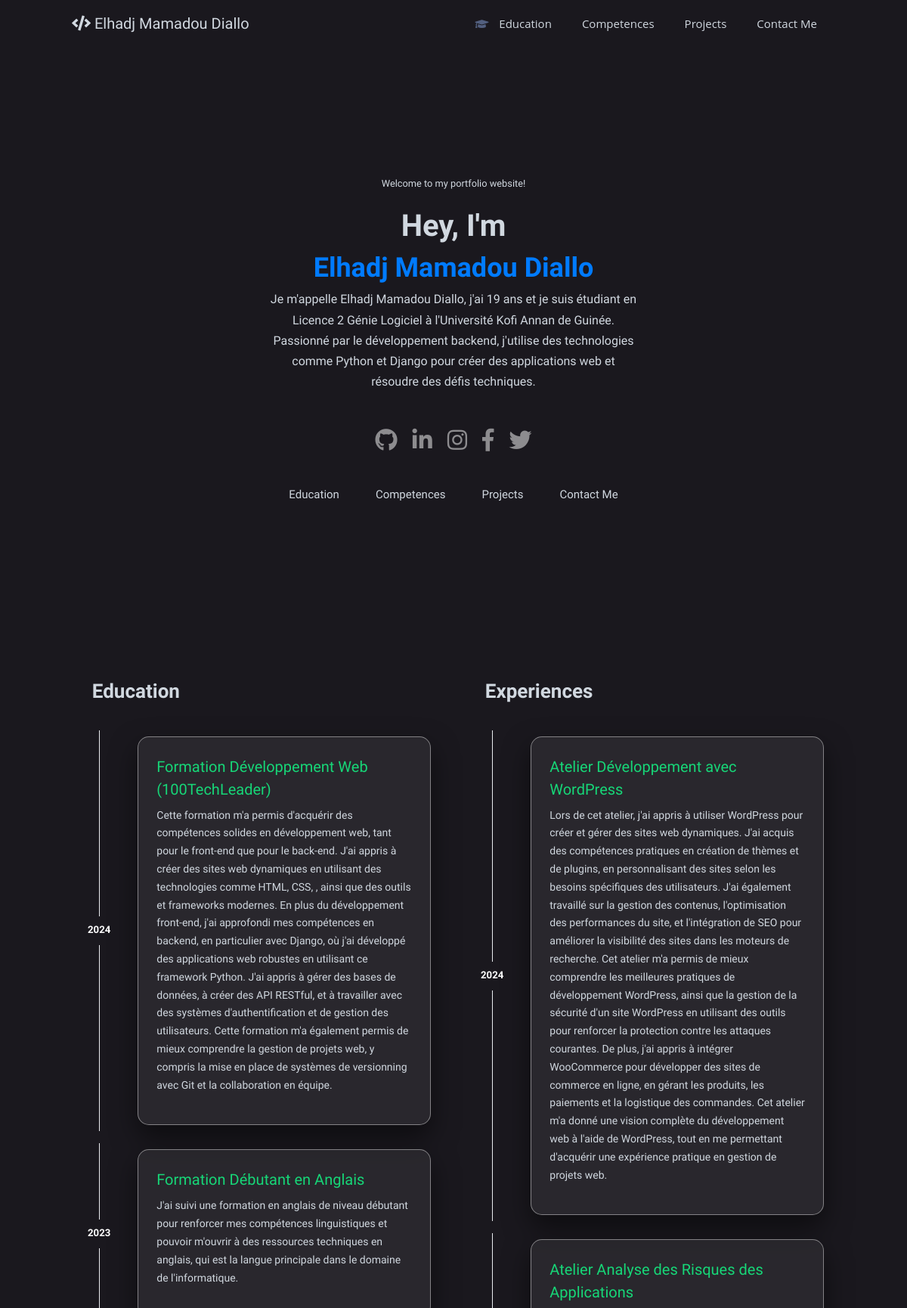
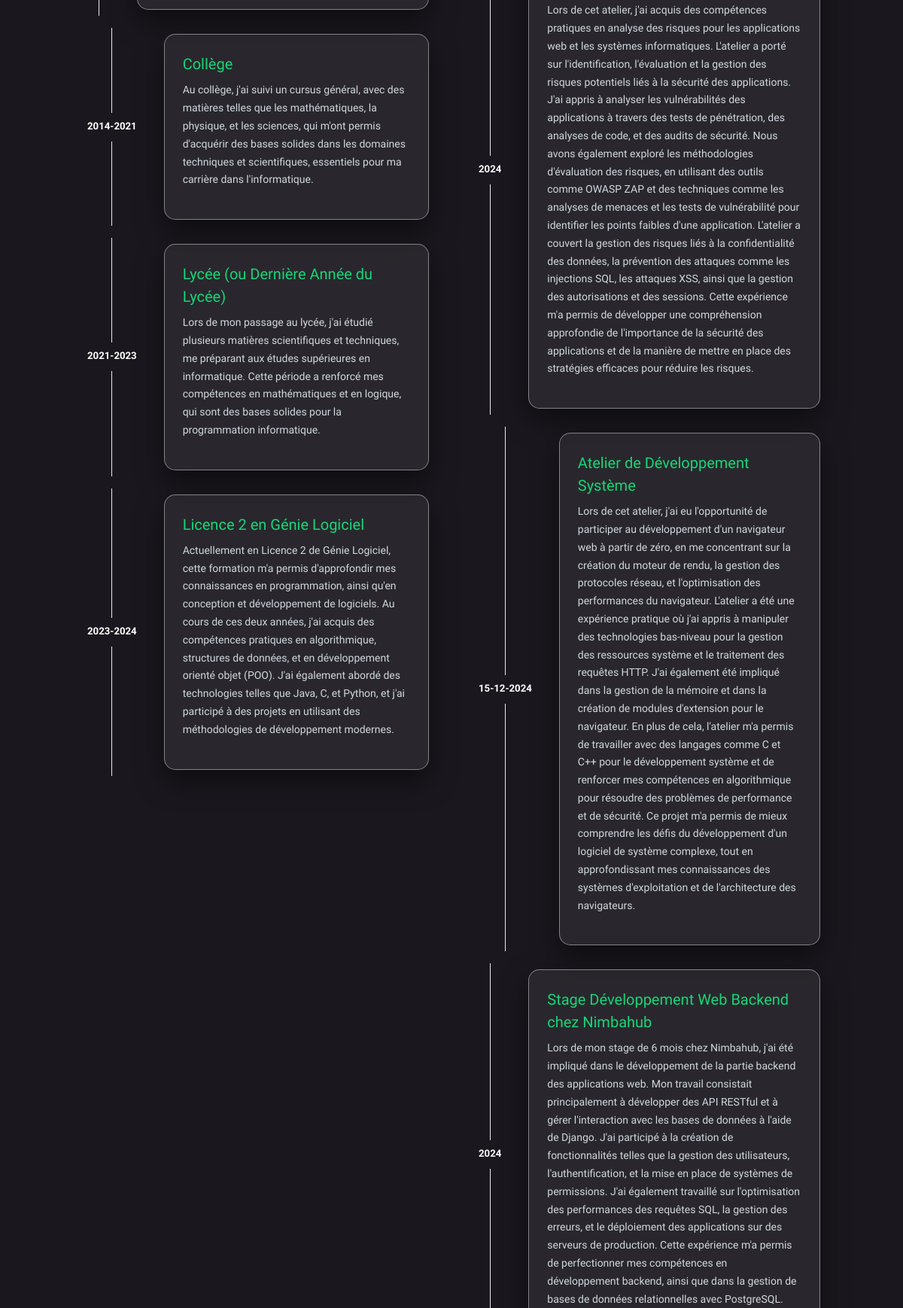
The page / (upper part) on the database its author committed (2 pictures, top to bottom).
### info/models.py (models this page shows, shortened)
class Information(models.Model):
    name_complete = models.CharField(max_length=50, blank=True, null=True)
    avatar = models.ImageField(upload_to="avatar/", blank=True, null=True)
    mini_about = models.TextField(blank=True, null=True)
    about = models.TextField(blank=True, null=True)
    born_date = models.DateField(blank=True, null=True)
    address = models.CharField(max_length=100, blank=True, null=True)
    phone = models.CharField(max_length=20, blank=True, null=True)
    email = models.EmailField(max_length=255, blank=True, null=True)
    cv = models.FileField(upload_to='cv', blank=True, null=True)
    github = models.URLField(blank=True, null=True)
    linkedin = models.URLField(blank=True, null=True)
    facebook = models.URLField(blank=True, null=True)
    twitter = models.URLField(blank=True, null=True)
    instagram = models.URLField(blank=True, null=True)

class Education(models.Model):
    title = models.CharField(max_length=50, blank=False, null=False)
    description = models.TextField(blank=False, null=False)
    the_year = models.CharField(max_length=50, blank=False, null=False)

class Experience(models.Model):
    title = models.CharField(max_length=50, blank=False, null=False)
    description = models.TextField(blank=False, null=False)
    the_year = models.CharField(max_length=50, blank=False, null=False)

### portfolio/views.py (the view, shortened to what this page needs)
# urls.py: path('', homePage, name='homePage'),
def homePage(request):
    template_name = 'homePage.html'
    context = {}
    if request.method == 'GET':
        form = MessageForm()
        competences = Competence.objects.all().order_by('id')
        education = Education.objects.all().order_by('-id')
        experiences = Experience.objects.all().order_by('-id')
        projects = Project.objects.filter(show_in_slider=True).order_by('-id')
        info = Information.objects.first()
        context = {
            'info': info,
            'competences': competences,
            'education': education,
            'experiences': experiences,
            'projects': projects,
            'form': form
        }
    return render(request, template_name, context)

### info/models.py (called while the page is built)
    def get_project_absolute_url(self):
        return "/projects/{}".format(self.slug)

### templates/homePage.html (shortened to what this page needs)
{% extends 'base.html' %}
{% load static %}
{% block content %}
    <div class="container">
        <div class="row home ">
            <div class="col-lg-12 text-center my-auto">
                <small class="s-color">Welcome to my portfolio website!</small>
                <div class="animated">
                    Hey, I'm<br>
                    <p class="animated-text">Elhadj Mamadou Diallo</p>
                </div>
                <div class="row justify-content-center">
                    <div class="col-lg-6 text-center">
                        <p class="s-color mt-5">{{info.mini_about}}</p>
                    </div>
                </div>
                <div class="social-icons m-0 mt-3" style="justify-content: center;">
                    <a href="{{info.github}}" target="_blank">
                        <i class="fab fa-github"></i>
                    </a>
                    <a href="{{info.linkedin}}" target="_blank">
                        <i class="fab fa-linkedin-in"></i>
                    </a>
                    <a href="{{info.instagram}}" target="_blank">
                        <i class="fab fa-instagram"></i>
                    </a>
                    <a href="{{info.facebook}}" target="_blank">
                        <i class="fab fa-facebook-f"></i></i>
                    </a>
                    <a href="{{info.twitter}}" target="_blank">
                        <i class="fab fa-twitter"></i>
                    </a>
                </div>
                {% include 'nav.html' %}
            </div>
        </div>
        {% include 'experiences_and_education.html' %}
{% endblock content %}

### templates/experiences_and_education.html
<div class="row mt-lg-0 mt-8">
    <div class="col-lg-6 mt-2" id="education">
        <h1 class="display-4 title"><i class="ni ni-hat-3"></i> Education</h1>
        {% for education in education %}
            <div class="container py-2">
                <div class="row">
                    <div class="col-auto text-center flex-column d-sm-flex">
                        <div class="row h-50">
                            <div class="col border-right">&nbsp;</div>
                            <div class="col">&nbsp;</div>
                        </div>
                        <h5>
                            <span class="badge text-white">{{education.the_year}}</span>
                        </h5>
                        <div class="row h-50">
                            <div class="col border-right">&nbsp;</div>
                            <div class="col">&nbsp;</div>
                        </div>
                    </div>
                    <div class="col py-2">
                    <div class="card education-card mirror-face">
                        <div class="card-body">
                            <h6 class="education-card-title">{{education.title}}</h6>
                            <p class="education-card-desc">{{education.description}}</p>
                        </div>
                    </div>
                    </div>
                </div>
            </div>
        {% endfor %}
    </div>
    <div class="col-lg-6 mt-2" id="experiences">
        <h1 class="display-4 title"><i class="ni ni-archive-2"></i> Experiences</h1>
        {% for experience in experiences %}
            <div class="container py-2">
                <div class="row">
                    <div class="col-auto text-center flex-column d-sm-flex">
                        <div class="row h-50">
                            <div class="col border-right">&nbsp;</div>
                            <div class="col">&nbsp;</div>
                        </div>
                        <h5>
                            <span class="badge text-white">{{experience.the_year}}</span>
                        </h5>
                        <div class="row h-50">
                            <div class="col border-right">&nbsp;</div>
                            <div class="col">&nbsp;</div>
                        </div>
                    </div>
                    <div class="col py-2">
                    <div class="card education-card mirror-face">
                        <div class="card-body">
                            <h6 class="education-card-title">{{experience.title}}</h6>
                            <p class="education-card-desc">{{experience.description}}</p>
                        </div>
                    </div>
                    </div>
                </div>
            </div>
        {% endfor %}
    </div>
</div>

### portfolio/static/app.css (style rules this page uses)
:root { --color: #d1d8e0; --scolor: #17D778; --bg-color: #1A181E; --secondary: #2c303a; }
html { scroll-behavior: smooth; }
body { font-family: 'Maven Pro', sans-serif !important; scroll-behavior: smooth; background-color: var(--bg-color); }
h1 { font-size: 2.8em; margin: 24px 0; }
p { color: #fff ; }
.home { height: 100vh; }
.s-color { color: #d1d8e0; }
.animated { font-size: 40px; color: #d1d8e0; margin-top: 20px; font-weight: 900; height: 60px; line-height: 50px; }
.mirror-face { color: #fff; border-radius: 15px; box-shadow: 0 15px 35px rgba(0, 0, 0, 0.5); background-color: rgba(255, 255, 255, 0.068); border-width: 0.5px; border-style: solid; border-color: rgba(255, 255, 255, 0.425); }
.title { color: #d1d8e0; }
.education-card { border-radius: 15px; }
.education-card-title { color: var(--scolor); font-size: 20px; font-weight: 500; }
.education-card-desc { color: var(--color); font-size: 14px; font-weight: 300; }
.social-icons { display: flex; justify-content: center; align-items: center; margin: 5px; font-size: 30px; }
.social-icons a { color: white; text-decoration: none; margin: 10px; opacity: .5; transition: .5s; }

### portfolio/static/slider.css (style rules this page uses)
:root { --color: #d1d8e0; --color2: #d1d8e0da; --scolor: #17D778; --bg-color: #1A181E; --secondary: #2c303a; }

### templates/homePage.html (style rules this page uses)
p.animated-text { font-size: 36px; font-weight: bold; color: #007bff; animation: blink 5s infinite; }

### rows shown on the page
Information: mini_about "Je m'appelle Elhadj Mamadou Diallo, j'ai 19 ans et je suis étudiant en Licence 2 Génie Logiciel à l'Université Kofi Annan de Guinée. Passionné par le développement backend, j'utilise des technologies comme Python et Django pour créer des applications web et résoudre des défis techniques."
Education: the_year "2024", title "Formation Développement Web (100TechLeader)", description "Cette formation m'a permis d'acquérir des compétences solides en développement web, tant pour le front-end que pour le back-end. J'ai appris à créer des sites web dynamiques en utilisant des technologies comme HTML, CSS, , ainsi que des outils et frameworks modernes. En plus du développement front-end, j'ai approfondi mes compétences en backend, en particulier avec Django, où j'ai développé des applications web robustes en utilisant ce framework Python. J'ai appris à gérer des bases de données, à créer des API RESTful, et à travailler avec des systèmes d'authentification et de gestion des utilisateurs. Cette formation m'a également permis de mieux comprendre la gestion de projets web, y…"
Education: the_year "2023", title "Formation Débutant en Anglais", description "J'ai suivi une formation en anglais de niveau débutant pour renforcer mes compétences linguistiques et pouvoir m'ouvrir à des ressources techniques en anglais, qui est la langue principale dans le domaine de l'informatique."
Education: the_year "2014-2021", title "Collège", description "Au collège, j'ai suivi un cursus général, avec des matières telles que les mathématiques, la physique, et les sciences, qui m'ont permis d'acquérir des bases solides dans les domaines techniques et scientifiques, essentiels pour ma carrière dans l'informatique."
Education: the_year "2021-2023", title "Lycée (ou Dernière Année du Lycée)", description "Lors de mon passage au lycée, j'ai étudié plusieurs matières scientifiques et techniques, me préparant aux études supérieures en informatique. Cette période a renforcé mes compétences en mathématiques et en logique, qui sont des bases solides pour la programmation informatique."
Education: the_year "2023-2024", title "Licence 2 en Génie Logiciel", description "Actuellement en Licence 2 de Génie Logiciel, cette formation m'a permis d'approfondir mes connaissances en programmation, ainsi qu'en conception et développement de logiciels. Au cours de ces deux années, j'ai acquis des compétences pratiques en algorithmique, structures de données, et en développement orienté objet (POO). J'ai également abordé des technologies telles que Java, C, et Python, et j'ai participé à des projets en utilisant des méthodologies de développement modernes."
Experience: the_year "2024", title "Atelier Développement avec WordPress", description "Lors de cet atelier, j'ai appris à utiliser WordPress pour créer et gérer des sites web dynamiques. J'ai acquis des compétences pratiques en création de thèmes et de plugins, en personnalisant des sites selon les besoins spécifiques des utilisateurs. J'ai également travaillé sur la gestion des contenus, l'optimisation des performances du site, et l'intégration de SEO pour améliorer la visibilité des sites dans les moteurs de recherche. Cet atelier m'a permis de mieux comprendre les meilleures pratiques de développement WordPress, ainsi que la gestion de la sécurité d'un site WordPress en utilisant des outils pour renforcer la protection contre les attaques courantes. De plus, j'ai appris à…"
Experience: the_year "2024", title "Atelier Analyse des Risques des Applications", description "Lors de cet atelier, j'ai acquis des compétences pratiques en analyse des risques pour les applications web et les systèmes informatiques. L'atelier a porté sur l'identification, l'évaluation et la gestion des risques potentiels liés à la sécurité des applications. J'ai appris à analyser les vulnérabilités des applications à travers des tests de pénétration, des analyses de code, et des audits de sécurité. Nous avons également exploré les méthodologies d'évaluation des risques, en utilisant des outils comme OWASP ZAP et des techniques comme les analyses de menaces et les tests de vulnérabilité pour identifier les points faibles d'une application. L'atelier a couvert la gestion des risques…"
Experience: the_year "15-12-2024", title "Atelier de Développement Système", description "Lors de cet atelier, j'ai eu l'opportunité de participer au développement d'un navigateur web à partir de zéro, en me concentrant sur la création du moteur de rendu, la gestion des protocoles réseau, et l'optimisation des performances du navigateur. L'atelier a été une expérience pratique où j'ai appris à manipuler des technologies bas-niveau pour la gestion des ressources système et le traitement des requêtes HTTP. J'ai également été impliqué dans la gestion de la mémoire et dans la création de modules d'extension pour le navigateur. En plus de cela, l'atelier m'a permis de travailler avec des langages comme C et C++ pour le développement système et de renforcer mes compétences en…"
Experience: the_year "2024", title "Stage Développement Web Backend chez Nimbahub", description "Lors de mon stage de 6 mois chez Nimbahub, j'ai été impliqué dans le développement de la partie backend des applications web. Mon travail consistait principalement à développer des API RESTful et à gérer l'interaction avec les bases de données à l'aide de Django. J'ai participé à la création de fonctionnalités telles que la gestion des utilisateurs, l'authentification, et la mise en place de systèmes de permissions. J'ai également travaillé sur l'optimisation des performances des requêtes SQL, la gestion des erreurs, et le déploiement des applications sur des serveurs de production. Cette expérience m'a permis de perfectionner mes compétences en développement backend, ainsi que dans la…"
